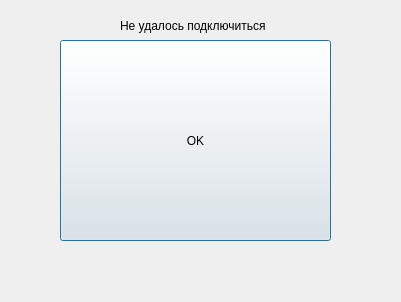
<?xml version="1.0" encoding="UTF-8"?>
<ui version="4.0">
 <class>con_error</class>
 <widget class="QDialog" name="con_error">
  <property name="geometry">
   <rect>
    <x>0</x>
    <y>0</y>
    <width>401</width>
    <height>302</height>
   </rect>
  </property>
  <property name="windowTitle">
   <string>Dialog</string>
  </property>
  <widget class="QLabel" name="label">
   <property name="geometry">
    <rect>
     <x>120</x>
     <y>10</y>
     <width>151</width>
     <height>31</height>
    </rect>
   </property>
   <property name="mouseTracking">
    <bool>false</bool>
   </property>
   <property name="tabletTracking">
    <bool>false</bool>
   </property>
   <property name="text">
    <string>Не удалось подключиться</string>
   </property>
  </widget>
  <widget class="QPushButton" name="ok">
   <property name="geometry">
    <rect>
     <x>60</x>
     <y>40</y>
     <width>271</width>
     <height>201</height>
    </rect>
   </property>
   <property name="text">
    <string>OK</string>
   </property>
  </widget>
 </widget>
 <resources/>
 <connections/>
</ui>
